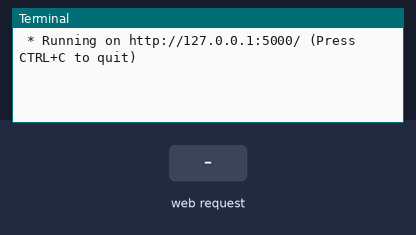
A program run on a simulated Raspberry Pi (header pin numbers). On the bench: the last lines printed to the terminal. Inputs (shaded band) come from the test bench. The clock reads 2024-03-15 10:24:30 at power-on unless the program sets it.

Above: at 1.2 s.
1.3 s: HTTP request for / received
At 1.7 s:
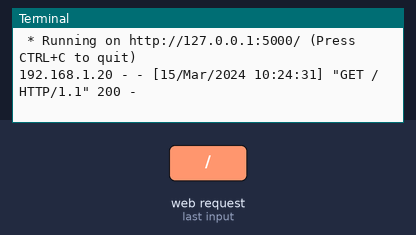
2.8 s: HTTP request for /take received
At 4.0 s:
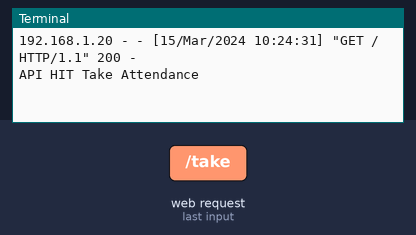

Measured:
- after the input at 1.3 s, the terminal: prints a new line at once (image 1)
- after the input at 2.8 s, the terminal: prints a new line at once (image 2)

The program:

app.py
```python
from flask import Flask,request,jsonify
import RPi.GPIO as GPIO
from mfrc522 import SimpleMFRC522
import time

reader = SimpleMFRC522()
app = Flask(__name__)

@app.route('/')
def index():
    return "Hello"

@app.route('/take',methods=['GET','POST'])
def take_attendance():
    if request.method == 'POST':
        return "GET Attendance"
    try:
        Unique_roll_no = set()
        print("API HIT Take Attendance")
        t_end = time.time()+20*1
        while t_end > time.time():
            print("")
            id, text = reader.read()
            #print(id)
            Unique_roll_no.add(text.replace('!','').replace('(','').replace(')','').replace('$','').strip())
            print(text)
        if '' in Unique_roll_no: Unique_roll_no.remove('')
        print("All Attendance",Unique_roll_no)
        GPIO.cleanup()
        return jsonify(data=list(Unique_roll_no))

    finally:
        GPIO.cleanup()

if __name__ == '__main__':
    app.run(debug=True)
```
